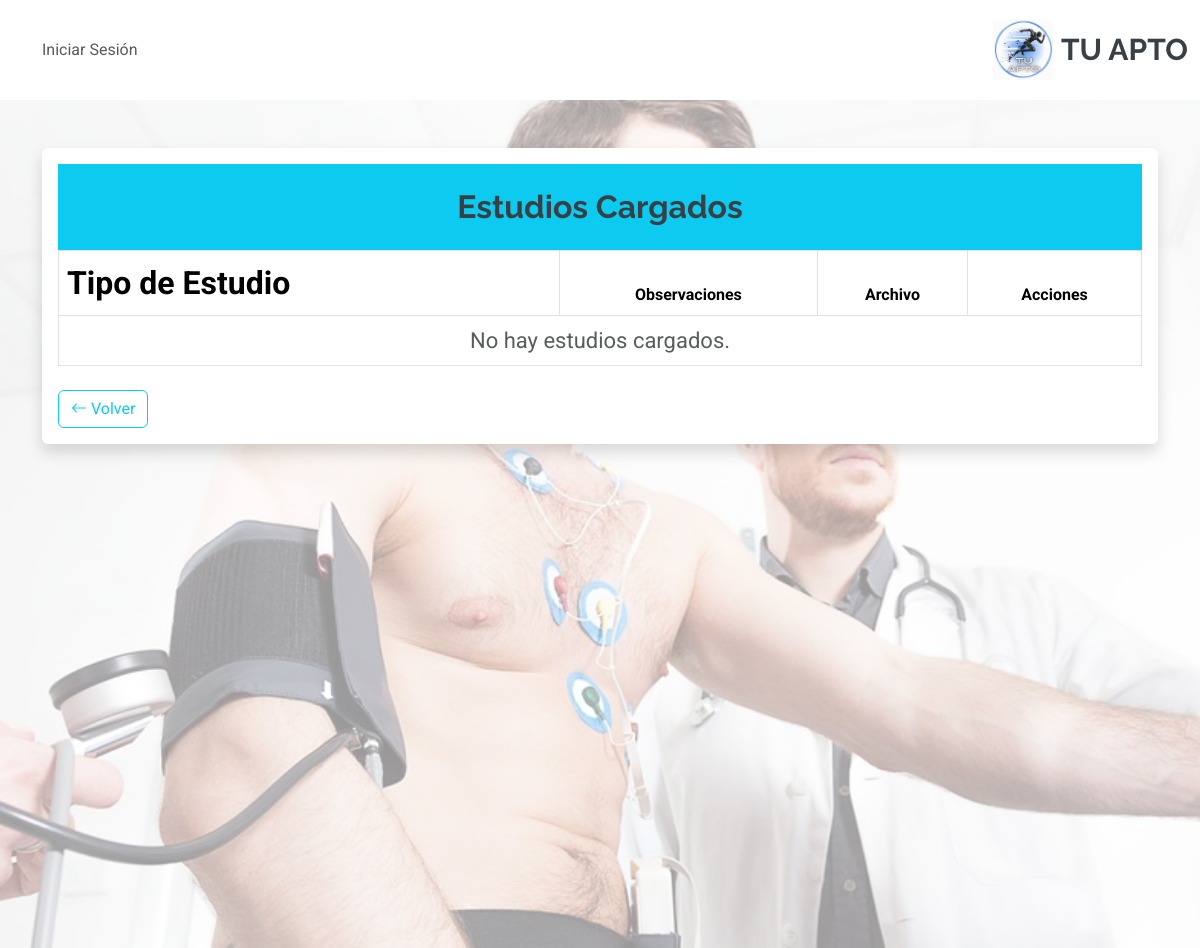
Page /registro-medico/ver_estudios/2/ on the earlier database version.
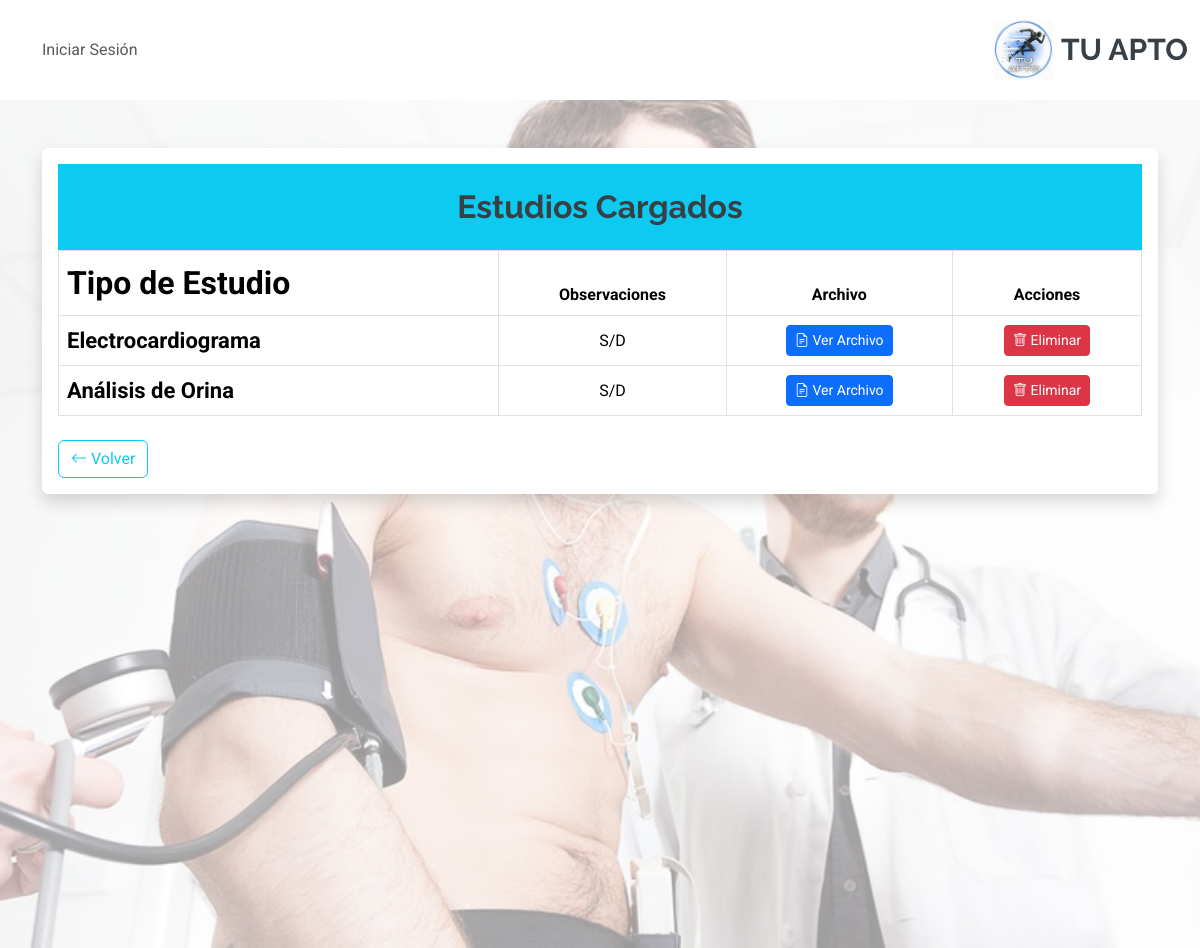
Same page on the later database version.
### RegistroMedico/models.py (models this page shows, shortened)
class EstudiosMedico(models.Model):
    TIPO_ESTUDIO = [
        ('ORINA', 'Análisis de Orina'),
        ('ELECTRO', 'Electrocardiograma'),
        ('ERGOMETRIA', 'Ergometría'),
    ]
    idestudio = models.AutoField(primary_key=True)
    jugador = models.ForeignKey(Jugador, on_delete=models.CASCADE, related_name="estudios_medicos")
    tipo_estudio = models.CharField(max_length=20, choices=TIPO_ESTUDIO)
    archivo = models.FileField(upload_to='estudios/', null=True, blank=True)
    observaciones = models.CharField(max_length=200, null=True, blank=True)
    fecha_creacion = models.DateTimeField(default=now, editable=False)
    fecha_caducidad = models.DateField(default=default_fecha_caducidad)  # ✅ Nueva función
    class Meta:
        db_table = 'estudios_medicos'
        verbose_name = 'Estudio Médico'
        verbose_name_plural = 'Estudios Médicos'

### RegistroMedico/views.py (the view)
# urls.py: path('ver_estudios/<int:jugador_id>/', EstudiosMedicoListView.as_view(), name='ver_estudios'),
class EstudiosMedicoListView(ListView):
    model = EstudiosMedico
    template_name = 'registro_medico/estudios_list.html'
    context_object_name = 'estudios'
    def get_queryset(self):
        jugador_id = self.kwargs.get('jugador_id')
        return EstudiosMedico.objects.filter(jugador__id=jugador_id)

### RegistroMedico/templates/registro_medico/estudios_list.html (shortened to what this page needs)
{% extends 'core/base.html' %}
{% load static %}
{% load widget_tweaks %}
{% block content %}
<main class="px-3" style="position: relative; min-height: 100vh; width: 100%; margin: 0; padding: 0;">
    <div style="position: relative; z-index: 1;">
        <div class="container mt-5">
            <div class="table-responsive bg-white p-3 rounded shadow">
                <div class="card-header bg-info text-white text-center p-4 w-100">
                    <h2 class="mb-0 fw-bold">Estudios Cargados</h2>
                </div>
                <table class="table table-bordered align-middle">
                    <thead style="color: #00CFFF;">
                        <tr class="text-center">
                            <th scope="col">Tipo de Estudio</th>
                            <th scope="col">Observaciones</th>
                            <th scope="col">Archivo</th>
                            <th scope="col">Acciones</th>
                        </tr>
                    </thead>
                    <tbody>
                        {% for estudio in estudios %}
                        <tr class="text-center">
                            <td data-label="Tipo de Estudio" class="fw-bold">{{ estudio.get_tipo_estudio_display }}</td>
                            <td data-label="Observaciones">{{ estudio.observaciones|default_if_none:"S/D" }}</td>
                            <td data-label="Archivo">
                                {% if estudio.archivo %}
                                    <a href="{{ estudio.archivo.url }}" target="_blank" class="btn btn-primary btn-sm">
                                        <i class="bi bi-file-earmark-text"></i> Ver Archivo
                                    </a>
                                {% else %}
                                    <span class="text-muted">No disponible</span>
                                {% endif %}
                            </td>
                            <td data-label="Acciones">
                                <a href="{% url 'registroMedico:eliminar_estudio' estudio.pk %}" class="btn btn-danger btn-sm">
                                    <i class="bi bi-trash"></i> Eliminar
                                </a>
                            </td>
                        </tr>
                        {% empty %}
                        <tr>
                            <td colspan="4" class="text-center text-muted">No hay estudios cargados.</td>
                        </tr>
                        {% endfor %}
                    </tbody>
                </table>
                <div class="d-flex justify-content-between align-items-center mt-4">
                    <a href="{% url 'menu_jugador' %}" class="btn btn-outline-info">
                        <i class="bi bi-arrow-left"></i> Volver
                    </a>
                </div>
            </div>
        </div>
    </div>
</main>
{% endblock %}

Differences in the rows shown:
added EstudiosMedico: tipo_estudio "Electrocardiograma", observaciones "S/D"
added EstudiosMedico: tipo_estudio "Análisis de Orina", observaciones "S/D"
Other differences:
text no longer shown: "No hay estudios cargados."
